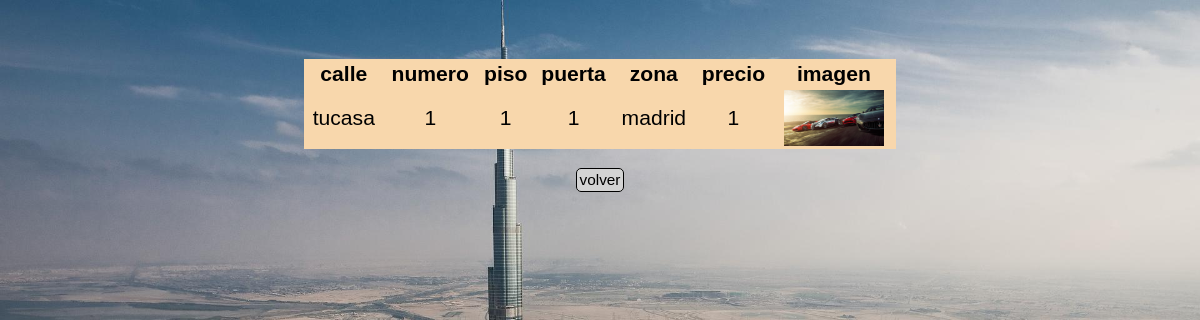
The page /backend/pisos/listar.php on the database its author committed.
### tables this page shows
CREATE TABLE `pisos` (
  `Codigo_piso` int(11) NOT NULL,
  `calle` varchar(40) NOT NULL,
  `numero` int(11) NOT NULL,
  `piso` int(11) NOT NULL,
  `puerta` varchar(5) NOT NULL,
  `cp` int(11) NOT NULL,
  `metros` int(11) NOT NULL,
  `zona` varchar(15) DEFAULT NULL,
  `precio` float NOT NULL,
  `imagen` varchar(100) NOT NULL,
  `usuario_id` int(5) DEFAULT NULL
);

### backend/pisos/listar.php (the view, shortened to what this page needs)
<html>
   <head>
   <link rel="stylesheet" href="../../codigoCSS.css">
   </head>
</html>
<?php
$conexion = mysqli_connect ("localhost", "root", "rootroot")  or die ("No se puede conectar con el servidor");
mysqli_select_db ($conexion,"inmobiliaria") or die ("No se puede seleccionar la base de datos");
$query = "select * from pisos";
$consulta = mysqli_query ($conexion,$query) or die ("Fallo en la consulta");
$nfilas = mysqli_num_rows ($consulta);
if ($nfilas > 0)
{
   echo "<div id='cuerpotabla'>";
   echo  ("<TABLE id='table'>\n");
   echo  ("<TR>\n");
   echo  ("<TH>calle</TH>\n");
   echo  ("<TH>numero</TH>\n");
   echo  ("<TH>piso</TH>\n");
   echo  ("<TH>puerta</TH>\n");
   echo  ("<TH>zona</TH>\n");
   echo  ("<TH>precio</TH>\n");
   echo  ("<TH>imagen</TH>\n");
   echo  ("</TR>\n");
   for ($i=0; $i<$nfilas; $i++)
   {
      $resultado = mysqli_fetch_array ($consulta);
      echo  ("<TR>\n");
      echo  ("<TD>" . $resultado['calle'] . "</TD>\n");
      echo  ("<TD>" . $resultado['numero'] . "</TD>\n");
      echo  ("<TD>" . $resultado['piso'] . "</TD>\n");
      echo  ("<TD>" . $resultado['puerta'] . "</TD>\n");
      echo  ("<TD>" . $resultado['zona'] . "</TD>\n");
      echo  ("<TD>" . $resultado['precio'] . "</TD>\n");
      echo ("<TD> <img src='".$resultado['imagen']."' width='100px'></TD>\n");
      echo  ("</TR>\n");
   }
   echo  ("</TABLE>\n");
   echo "<br><a id='volver' href=pisos.html> volver </a>";
   echo "</div>";
}
else
   echo  ("No hay noticias disponibles");
?>

### codigoCSS.css (style rules this page uses)
a { text-decoration: none; color: black; }
#volver { padding: .2%; background-color: lightgray; border: 1px solid black; border-radius: 5px; margin-top: 5%; font-size: 80%; }
#cuerpotabla { width: 100%; }
#table { margin: auto; text-align: center; font-size: 110%; width: 50%; margin-top: 5%; background-color: rgb(248, 215, 172); }

### rows shown on the page
pisos: calle "tucasa", numero "1", piso "1", puerta "1", zona "madrid", precio "1", imagen (picture)
